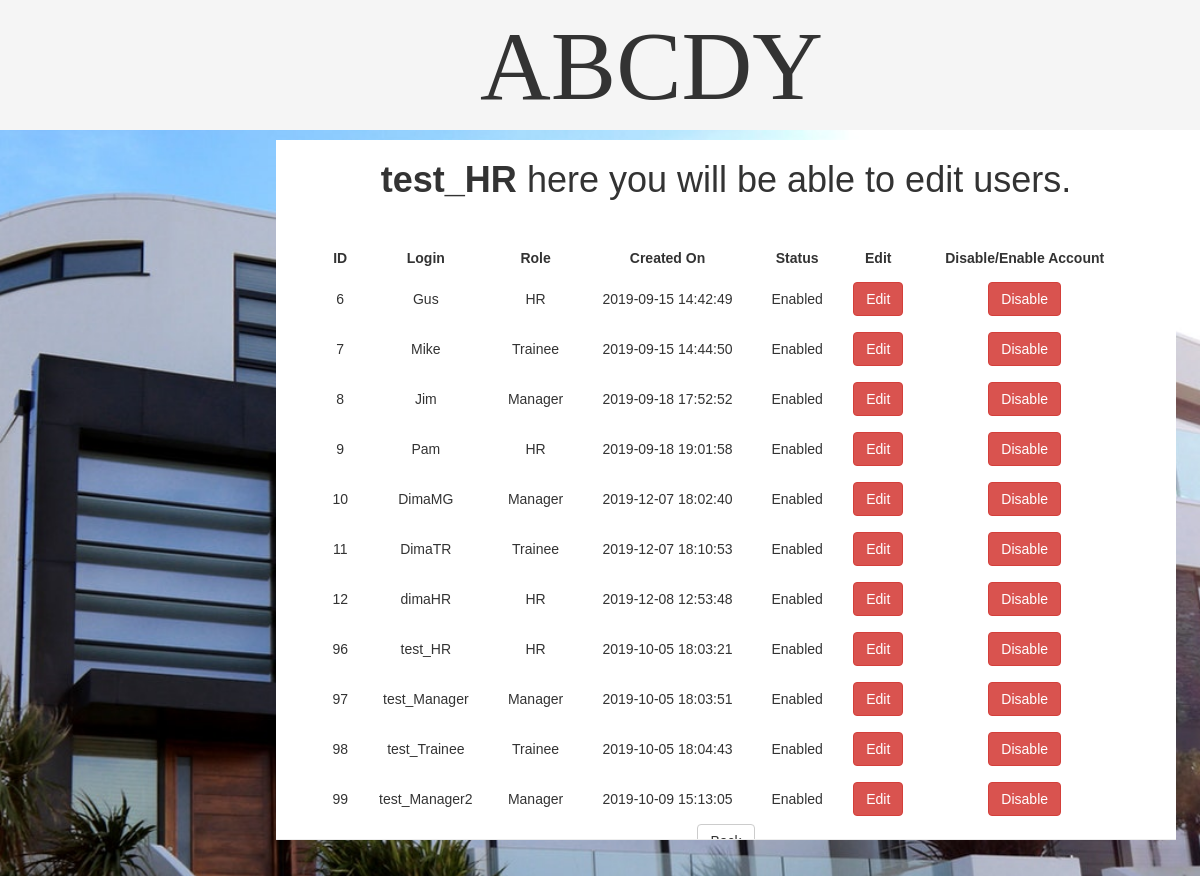
Page /showAllUsers.php (signed in) on the committed database.
### tables this page shows
CREATE TABLE users (
  id int NOT NULL PRIMARY KEY AUTO_INCREMENT,
  username varchar(50) NOT NULL UNIQUE KEY,
  password varchar(255) NOT NULL,
  role varchar(7) DEFAULT NULL,
  last_login datetime default null,
  created_at datetime DEFAULT current_timestamp(),
  enabled bit NOT NULL DEFAULT b'1'
);

### showAllUsers.php (the view, shortened to what this page needs)
<?php
include('wrapper/Header.php');
?>
    <link rel="stylesheet" href="./design/bootstrap.css">
<div class="page-header">
    <h1><b><?php echo htmlspecialchars($_SESSION["username"]); ?></b> here you will be able to edit users.</h1>
    <br><br>
    <div>
        <form action="./php_scripts/handleAccnt.php" method="get">
            <table align="center">
                <tr>
                    <th>ID</th>
                    <th>Login</th>
                    <th>Role</th>
                    <th>Created On</th>
                    <th>Status</th>
                    <th>Edit</th>
                    <th>Disable/Enable Account</th>
                </tr>
             <?php
                include_once("./includes/open_conn.inc");
                $select_query = "SELECT id, userName, role, enabled, created_at from users";
                if ($res = mysqli_query($link, $select_query)) {
                    if (mysqli_num_rows($res) > 0) {
                        while ($row = mysqli_fetch_array($res)) {
                            $web_string = '<tr>';
                            $web_string .= "<td>".$row['id']."</td>";
                            $web_string .= "<td>".$row['userName']."</td>";
                            $web_string .= "<td>".$row['role']."</td>";
                            $web_string .= "<td>".$row['created_at']."</td>";
                            $web_string .= "<td>".( $row['enabled'] == b'1' ? 'Enabled' : 'Disabled' )."</td>";
                            $web_string .= '<td><a href="./editAccount.php?id=' . $row['id'] . '" class="btn btn-danger">Edit</a></td>';
                            $_disable = ($row['enabled'] == b'0' ? "Enable" : "Disable");
                            $web_string .= '<td><input type="submit" class="btn btn-danger" name="' . $row['id'] . '" value="' . $_disable . '" /></td>';
                            $web_string .= "</tr>";
                            echo $web_string;
                        }
                    } else {
                    }
                } else {
                    echo "ERROR: Could not able to execute $sql. "
                        . mysqli_error($link);
                    return false;
                };
             ?>
            </table>
        </form>
        <p>
            <a href="./hr.php" type="reset" class="btn btn-default" value="Back">Back</a>
        </p>
<?php
include('wrapper/Footer.php');
?>

### wrapper/Header.php (shortened to what this page needs)
<!DOCTYPE html>
<html>
<head>
</head>
<body>
<div id="Banner">
    <div id="Logo">ABCDY</div>
</div>
<div id="Main">

### wrapper/Footer.php
        </div>
    </body>
</html>

### wrapper/Header.php (style rules this page uses)
html { height:100%; }
#Banner { width: 100%; height: 130px; background-color: whitesmoke; display:block; position: fixed; float: left; margin: 0; padding: 0; }
#Main { float: right; clear: right; position: fixed; margin-top: 170px; width: 100%; height: 100%; margin-left: 40%; }
#Logo { float:left; width:100px; height: 100px; margin-top: 10px; margin-left: 40%; text-align: center; font-size: 7em; font-family: "Brush Script MT"; }

### showAllUsers.php (style rules this page uses)
body { font: 14px sans-serif; text-align: center; background-image: url("wrapper/Background.jpeg"); background-repeat: no-repeat; background-position: center; background-size: cover; }
table { font-family: arial, sans-serif; border-collapse: collapse; width: 90%; }
td, th { text-align: center; padding: 8px; }
.page-header { background-color: white; margin-left: -17%; width: 900px; overflow: scroll; margin-top: -30px; height: 700px; }

### rows in the picture
users: id "6", username "Gus", role "HR", created_at "2019-09-15 14:42:49", shows "Enabled", enabled "Disable"
users: id "7", username "Mike", role "Trainee", created_at "2019-09-15 14:44:50", shows "Enabled", enabled "Disable"
users: id "8", username "Jim", role "Manager", created_at "2019-09-18 17:52:52", shows "Enabled", enabled "Disable"
users: id "9", username "Pam", role "HR", created_at "2019-09-18 19:01:58", shows "Enabled", enabled "Disable"
users: id "10", username "DimaMG", role "Manager", created_at "2019-12-07 18:02:40", shows "Enabled", enabled "Disable"
users: id "11", username "DimaTR", role "Trainee", created_at "2019-12-07 18:10:53", shows "Enabled", enabled "Disable"
users: id "12", username "dimaHR", role "HR", created_at "2019-12-08 12:53:48", shows "Enabled", enabled "Disable"
users: id "96", username "test_HR", role "HR", created_at "2019-10-05 18:03:21", shows "Enabled", enabled "Disable"
users: id "97", username "test_Manager", role "Manager", created_at "2019-10-05 18:03:51", shows "Enabled", enabled "Disable"
users: id "98", username "test_Trainee", role "Trainee", created_at "2019-10-05 18:04:43", shows "Enabled", enabled "Disable"
users: id "99", username "test_Manager2", role "Manager", created_at "2019-10-09 15:13:05", shows "Enabled", enabled "Disable"

### other values in the picture
$_SESSION["username"] "test_HR"
